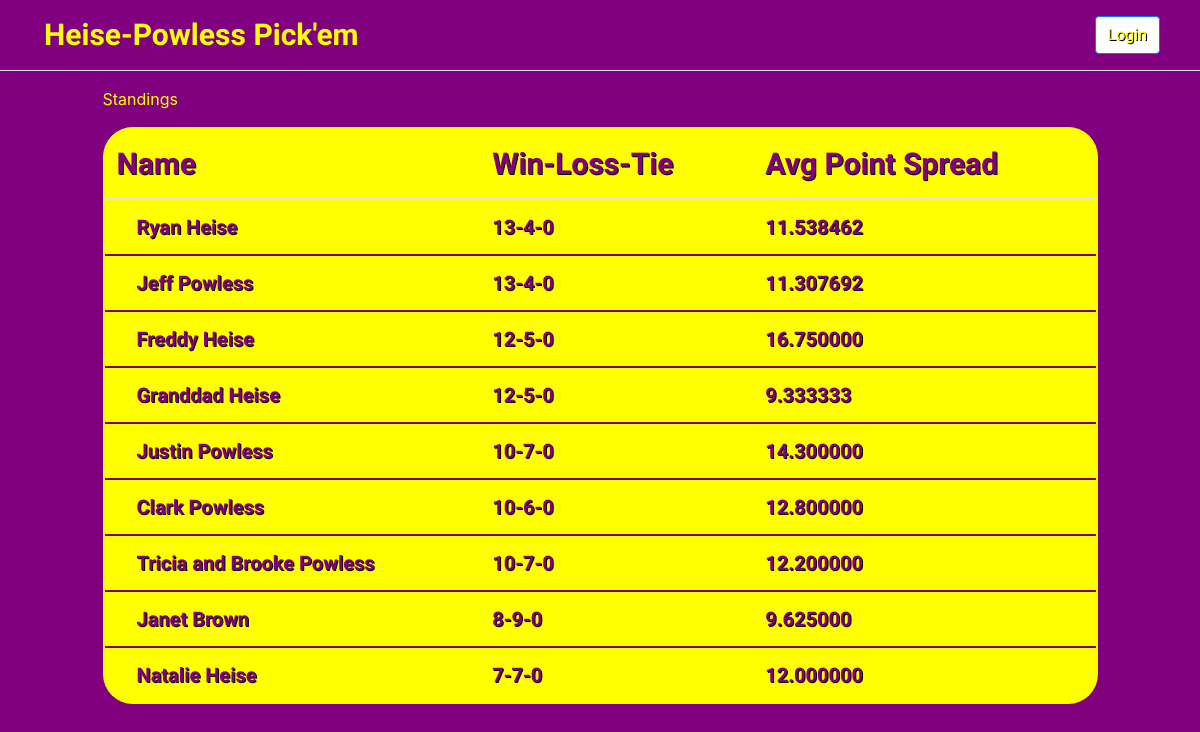
Screenshot of /standings with the database file from the repository.
### heisefootball/models.py (models this page shows, shortened)
class Pickers(models.Model):
    verification =  models.IntegerField(default = random.randint(100000000,999999999))
    user = models.ForeignKey(User,on_delete =  models.CASCADE,related_name ="picker")
    wins = models.IntegerField(null = True,default = 0)
    losses = models.IntegerField(null = True,default = 0)
    ties =  models.IntegerField(null = True,default = 0)
    def __str__(self):
        return f"{self.user.first_name} {self.user.last_name}"
    def avgmarg(self):
        avgmargin = 0
        year = Year.objects.latest("year")
        weeklypic = weeklypicks.objects.filter(picker = self)
        for weeklypi in weeklypic:
            if weeklypi.weeknum.year == year:
                if weeklypi.win() == "Win":
                    try:
                        match = matchups.objects.get(home = weeklypi.pick,weeknum = weeklypi.weeknum)
                        avgmargin += match.score_home - match.score_away
                    except:
                        match = matchups.objects.get(away = weeklypi.pick,weeknum = weeklypi.weeknum)
                        avgmargin += match.score_away - match.score_home
        return avgmargin/self.wins
    def avgformat(self):
        return f"{'{0:2f}'.format(self.avgmarg())}"

class weeklypicks(models.Model):
    picker = models.ForeignKey(Pickers,on_delete=models.CASCADE,related_name ="weeklypicks")
    pick = models.ForeignKey(Teams,on_delete = models.PROTECT,related_name = "team")
    weeknum = models.ForeignKey(weeknumber,on_delete = models.PROTECT,related_name = "week")
    date = models.DateTimeField(default = datetime.now())
    def win(self):
        try:
            matchup = matchups.objects.get(weeknum = self.weeknum, home = self.pick)
            if matchup.score_home > matchup.score_away:
                return "Win"
            elif matchup.score_home < matchup.score_away:
                return "Loss"
            elif matchup.score_home == 0 and matchup.score_away == 0:
                return "No Data"
            elif matchup.score_home == matchup.score_away:
                return "Tie"
            else:
                return "ERROR"
        except:
            matchup = matchups.objects.get(weeknum = self.weeknum, away = self.pick)
            if matchup.score_home < matchup.score_away:
                return "Win"
            elif matchup.score_home > matchup.score_away:
                return "Loss"
            elif matchup.score_home == 0 and matchup.score_away == 0:
                return "No Data"
            elif matchup.score_home == matchup.score_away:
                return "Tie"
            else:
                return "ERROR"

class weeknumber(models.Model):
    id = models.UUIDField(primary_key=True,default = uuid4,editable=False)
    weeknum = models.IntegerField(primary_key=False)
    year = models.ForeignKey(Year,on_delete = models.CASCADE,related_name = "years",null = True)
    finished = models.BooleanField(default = True)

class Year(models.Model):
    id = models.UUIDField(primary_key=True,default = uuid4,editable=False)
    year = models.IntegerField(default = 19)
    finished = models.BooleanField(default = False)

class Teams(models.Model):
    name = models.CharField(max_length=255)
    banned = models.BooleanField(default = False)
    byweek =  models.IntegerField()
    code = models.CharField(max_length = 3)

class matchups(models.Model):
    home = models.ForeignKey(Teams,on_delete = models.PROTECT,related_name = "home_games")
    away =  models.ForeignKey(Teams,on_delete = models.PROTECT,related_name = "away_games")
    weeknum = models.ForeignKey(weeknumber,on_delete= models.CASCADE,related_name = "games")
    score_home =  models.IntegerField(default = 0)
    score_away = models.IntegerField(default = 0)
    eid = models.IntegerField()

### heisefootball/views.py (the view)
# urls.py: path("standings",views.standings,name= "standings"),
def standings(request):
    pickers = []
    week = int(weeknumber.objects.filter(year = Year.objects.latest('year')).order_by("-weeknum")[0].weeknum)
    for i in range(week + 1):
        try:
            dove= []
            people = Pickers.objects.filter(wins = (week - i)).all()
            for peop in people:
                dove.append(peop)
            dove.sort(key=corvette)
            for dov in dove:
                pickers.append(dov)
        except:
            stringh = "haha"
    return render(request,"standings.html",{"pickers":pickers})

### heisefootball/helper.py (called while the page is built)
def corvette(picker):
    return -1 * picker.avgmarg()

### heisefootball/templates/standings.html (shortened to what this page needs)
{% extends "layout.html" %}
{% block body %}
{%if pickers%}
<div class ="row justify-content-md-center">
<div class ="col col-md-10 ">
  <p>Standings</p>
<table class="table tabled bordered">
  <thead class ="labels">
    <tr class = "bordered rounded">
      <th scope="col" >Name</th>
      <th scope = "col">Win-Loss-Tie</th>
      <th scope= "col">Avg Point Spread</th>
    </tr>
  </thead>
  <tbody>
    {% for picker in pickers %}
    <tr class = "bordered rounded">
      <td><a class = "a" href = "picker/picks/{{picker.id}}">{{picker}}</a></td>
      <td>{{picker.wins}}-{{picker.losses}}-{{picker.ties}}</td>
      <td>{{picker.avgformat}}</td>
    </tr>
    {%endfor%}
  </tbody>
</table>
{% else %}
<p style = "color:purple;">Sorry No Picks Found</p>
{% endif  %}
</div>
</div>
{% endblock %}

### heisefootball/static/tired.css (style rules this page uses)
p { color:yellow; }
a { color:yellow; text-shadow: 1px 1px black; font-size:20px; font-family: 'PT Sans', sans-serif; padding-left:20px; font-weight: bolder; }
.a { color:purple; }

### heisefootball/templates/standings.html (style rules this page uses)
body { background-color:purple; }
.tabled { background-color:yellow; color:purple; text-shadow: 1px 1px black; font-size:20px; font-family: 'PT Sans', sans-serif; padding-left:20px; font-weight: bolder; }
.labels { color:purple; text-shadow: 1px 1px black; font-size:30px; font-family: 'PT Sans', sans-serif; padding-left:20px; font-weight: bolder; }
.bordered { border: 2.5px solid purple; border-radius: 30px; border-collapse:seperate; perspective: 1px; overflow:hidden; }

### rows the page displays
Pickers: user.last_name "Ryan Heise", wins "13", losses "4", ties "0", avgformat "11.538462"
Pickers: user.last_name "Jeff Powless", wins "13", losses "4", ties "0", avgformat "11.307692"
Pickers: user.last_name "Freddy Heise", wins "12", losses "5", ties "0", avgformat "16.750000"
Pickers: user.last_name "Granddad Heise", wins "12", losses "5", ties "0", avgformat "9.333333"
Pickers: user.last_name "Justin Powless", wins "10", losses "7", ties "0", avgformat "14.300000"
Pickers: user.last_name "Clark Powless", wins "10", losses "6", ties "0", avgformat "12.800000"
Pickers: user.last_name "Tricia and Brooke Powless", wins "10", losses "7", ties "0", avgformat "12.200000"
Pickers: user.last_name "Janet Brown", wins "8", losses "9", ties "0", avgformat "9.625000"
Pickers: user.last_name "Natalie Heise", wins "7", losses "7", ties "0", avgformat "12.000000"
